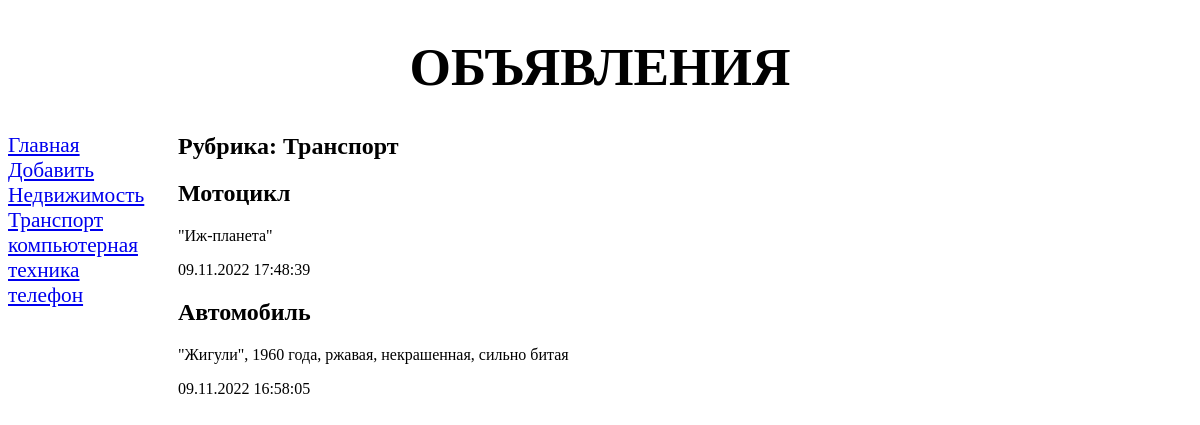
Page /2/ on the committed database.
### bboard/models.py (models this page shows, shortened)
class Rubric(models.Model):
    name = models.CharField(max_length=20, db_index=True, verbose_name='Название')
    class Meta:
        verbose_name = 'Рубрика'
        verbose_name_plural = 'Рубрики'
        ordering = ['name']

class Bb(models.Model):
    title = models.CharField(max_length=50, verbose_name='Товар')
    content = models.TextField(null=True, blank=True, verbose_name='Описание')
    price = models.FloatField(null=True, blank=True, verbose_name='Цена')
    published = models.DateTimeField(auto_now_add=True, db_index=True, verbose_name='Дата добавления')
    rubric = models.ForeignKey('Rubric', null=True, on_delete=models.PROTECT, verbose_name='Рубрика')
    class Meta:
        verbose_name = 'Объявление'
        verbose_name_plural = 'Объявления'
        ordering = ['-published']

### bboard/views.py (the view)
# urls.py: path('<int:rubric_id>/', by_rubric, name='by_rubric'),
def by_rubric(request, rubric_id):
    bbs = Bb.objects.filter(rubric=rubric_id)
    rubrics = Rubric.objects.all()
    current_rubric = Rubric.objects.get(pk=rubric_id)
    context = {'bbs': bbs, 'rubrics': rubrics, 'current_rubric': current_rubric}
    return render(request, 'bboard/by_rubric.html', context)

### bboard/templates/bboard/by_rubric.html (shortened to what this page needs)
{% extends 'layout/basic.html'%}
{% block content%}
<h2>Рубрика: {{current_rubric.name}}</h2>
  {% for bb in bbs %}
    <div>
        <h2>{{bb.title}}</h2>
        <p>{{bb.content}}</p>
        <p>{{bb.published|date:'d.m.Y H:i:s'}}</p>
    </div>
    {%endfor%}
{% endblock%}

### bboard/templates/layout/basic.html (shortened to what this page needs)
{%load static%}
<!DOCTYPE html>
<html lang="en">
<head>
</head>
    <link rel="stylesheet" type="text/css" href="{% static 'bboard/style.css' %}">
<body>
  <header>
      <h1>Объявления</h1>
  </header>
  <nav>
      <a href="{% url 'index' %}">Главная</a>
        <a href="{% url 'add' %}">Добавить</a>
        {% for rubric in rubrics %}
        <a href="{% url 'by_rubric' rubric.pk %}">{{rubric.name}}</a>
        {%endfor%}
  </nav>
  <section>
      {%block content%}
      {%endblock%}
  </section>
</body>
</html>

### bboard/static/bboard/style.css (style rules this page uses)
header h1 { font-size: 40pt; text-transform: uppercase; text-align: center; background: url('bg.jpg') left / auto 100% no-repeat; }
nav { font-size: 16pt; width: 150px; float: left; }
nav a { display: block; margin: 10px 0 px; }
section { margin-left: 170px }

### rows in the picture
Rubric: name "Недвижимость"
Rubric: name "Транспорт"
Rubric: name "компьютерная техника"
Rubric: name "телефон"
Bb: title "Мотоцикл", content "\"Иж-планета\"", published "09.11.2022 17:48:39"
Bb: title "Автомобиль", content "\"Жигули\", 1960 года, ржавая, некрашенная, сильно битая", published "09.11.2022 16:58:05"
